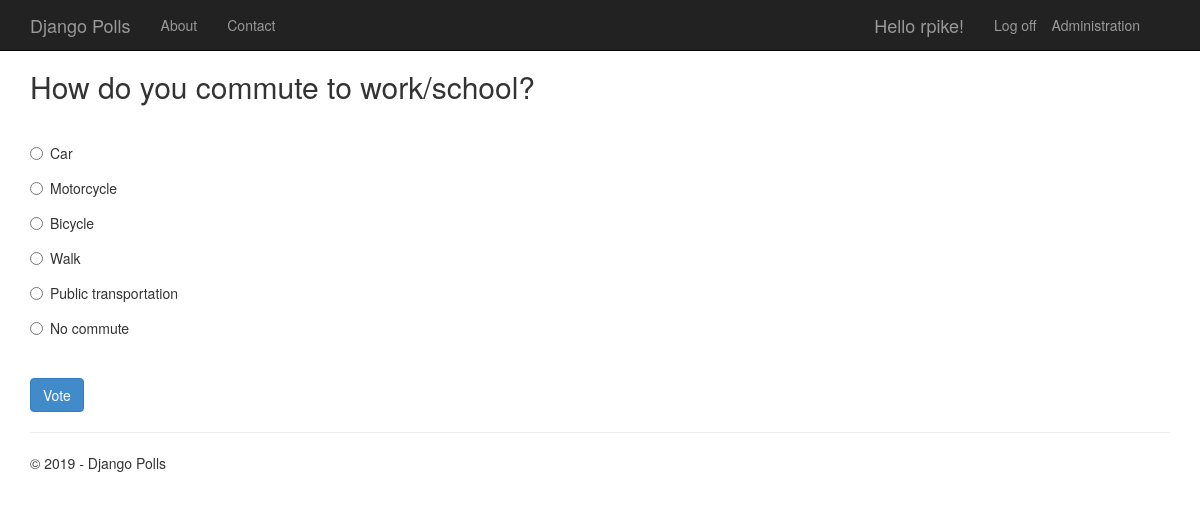
/2/ (signed in), run on the app's committed database.
### app/models.py (models this page shows, shortened)
class Poll(models.Model):
    text = models.CharField(max_length=200)
    pub_date = models.DateTimeField('date published')
    author = models.CharField(max_length=100, blank=True)

class Choice(models.Model):
    poll = models.ForeignKey(Poll)
    text = models.CharField(max_length=200)
    votes = models.IntegerField(default=0)

### app/views.py (the view)
class PollDetailView(DetailView):
    model = Poll
    def get_context_data(self, **kwargs):
        context = super(PollDetailView, self).get_context_data(**kwargs)
        context['title'] = 'Poll'
        context['year'] = datetime.now().year
        return context

### app/templates/app/details.html (shortened to what this page needs)
{% extends "app/layout.html" %}
{% block content %}
<h2>{{poll.text}}</h2>
<br />
<form action="{% url 'app:vote' poll.id %}" method="post">
{% for choice in poll.choice_set.all %}
    <div class="radio">
        <label>
            <input type="radio" name="choice" id="choice{{ forloop.counter }}" value="{{ choice.id }}" />
            {{ choice.text }}
        </label>
    </div>
{% endfor %}
    <br />
    <button class="btn btn-primary" type="submit">Vote</button>
</form>
{% endblock %}

### app/templates/app/loginpartial.html (shortened to what this page needs)
<ul class="nav navbar-nav navbar-right">
    <li><a href="/admin">Administration</a></li>
</ul>
{% if user.is_authenticated %}
<form id="logoutForm" action="/logout" method="post" class="navbar-right">
    <ul class="nav navbar-nav navbar-right">
        <li><span class="navbar-brand">Hello {{ user.username }}!</span></li>
        <li><a href="javascript:document.getElementById('logoutForm').submit()">Log off</a></li>
    </ul>
</form>
{% else %}
<ul class="nav navbar-nav navbar-right">
    <li><a href="{% url 'login' %}">Log in</a></li>
</ul>
{% endif %}

### app/static/app/content/site.css (style rules this page uses)
body { padding-top: 50px; padding-bottom: 20px; }
input, select, textarea { max-width: 280px; }
.radio, .checkbox { margin-bottom: 20px; }

### data on the page
Poll: text "How do you commute to work/school?"
Choice: text "Car"
Choice: text "Motorcycle"
Choice: text "Bicycle"
Choice: text "Walk"
Choice: text "Public transportation"
Choice: text "No commute"

### other printed values
{{ user.username }} "rpike"
{{ year }} "2019"
